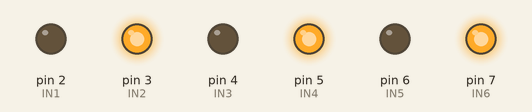
The sketch below on a simulated Arduino Uno, built with avr-gcc and run on an emulated ATmega328P. On the bench: output pins drawn as LEDs (lit = HIGH).

Above: at 0.2 s.
At 1.7 s:
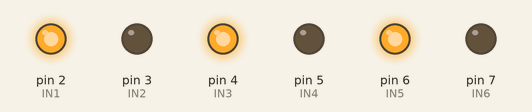
Timing chart, 0 to 3.0 s (numbered marks = the images above):
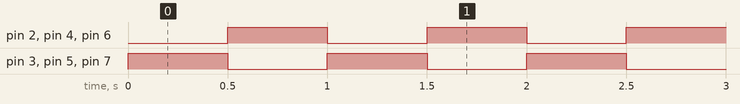

Measured:
- by itself, pin 2 (IN1), pin 3 (IN2), pin 4 (IN3), pin 5 (IN4), pin 6 (IN5), pin 7 (IN6): alternates HIGH for 0.50 s and LOW for 0.50 s

The sketch:

actuation_3.ino
```cpp
// Pin configuration
int IN1 = 2;  // Solenoid 1 control pin
int IN2 = 3;  // Solenoid 2 control pin
int IN3 = 4;
int IN4 = 5;
int IN5 = 6;
int IN6 = 7;

void setup() {
  pinMode(IN1, OUTPUT);
  pinMode(IN2, OUTPUT);
  pinMode(IN3, OUTPUT);
  pinMode(IN4, OUTPUT);
  pinMode(IN5, OUTPUT);
  pinMode(IN6, OUTPUT);
}

void loop() {
  bool t = true;
  bool f = false;
  //example configuration
  //controlActuators(f, t, f, t, f, t, 2000); //Atm for all, 2000 ms
  //controlActuators(t, f, f, t, f, t, 4000); //First actuator actuated, Atm for rest of them, 4000 ms
  //controlActuators(t, f, t, f, f, t, 2000); //First and second actuator actuated, Atm for third actuator, 2000ms
  //controlActuators(t, f, t, f, t, f, 4000); //Actuate all

  for (int i = 0; i <= 1000; i++) {
    controlActuators(f, t, f, t, f, t, 500); //Atm for all
    controlActuators(t, f, t, f, t, f, 500); //width actuation
  }
}

void controlActuators(bool in1, bool in2, bool in3, bool in4, bool in5, bool in6, int delayTime) {
  digitalWrite(IN1, in1 ? HIGH : LOW);
  digitalWrite(IN2, in2 ? HIGH : LOW);
  digitalWrite(IN3, in3 ? HIGH : LOW);
  digitalWrite(IN4, in4 ? HIGH : LOW);
  digitalWrite(IN5, in5 ? HIGH : LOW);
  digitalWrite(IN6, in6 ? HIGH : LOW);
  delay(delayTime);
}
```
